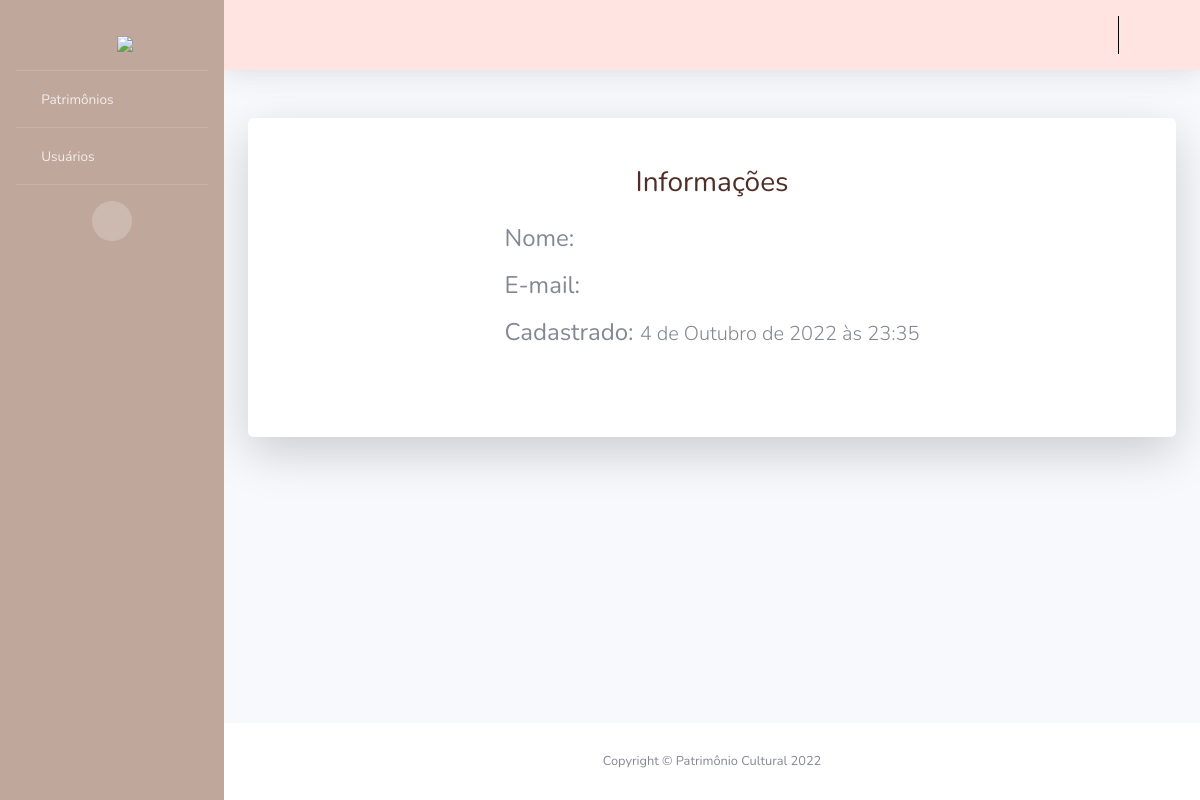
The app's page /showUsuario/1, older data.
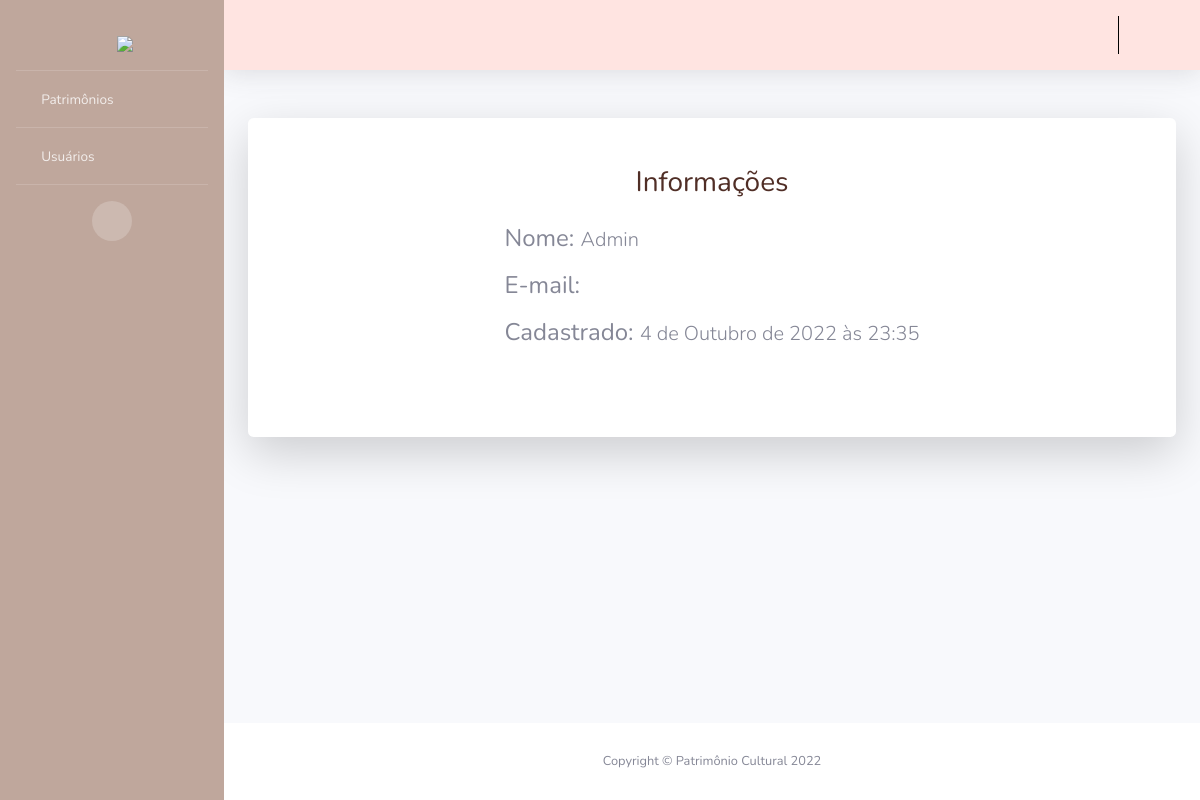
The same page, newer data.
### PC/models.py (models this page shows, shortened)
class Usuario(AbstractUser):
    cidade = models.CharField(max_length=100)
    choices_tipo = (
        ('S', 'Auxiliar'),
        ('A', 'Administrador')
        )
    tipo = models.CharField(max_length=1, choices=choices_tipo)

### PC/views.py (the view)
# urls.py: path('showUsuario/<int:id>', showU, name='url_showU'),
def showU(request,id):
    usuario = Usuario.objects.get(pk=id)
    pacote = {"usuario":usuario}
    return render(request,'showUser.html', pacote)

### PC/templates/showUser.html (shortened to what this page needs)
{% extends 'layouts/layout.html' %}
{% block conteudo %}
<div class="card o-hidden border-0 shadow-lg my-3">
    <div class="card-body p-0">
        <div class="row justify-content-center">
            <div class="">
                <div class="p-5">
                    <div class="text-center">
                        <h3 class="text-logo">Informações</h3>
                    </div>
                    <div class=" m-4">
                        <div class="media g-mb-30 media-comment">
                            <div class="media-body u-shadow-v18 g-bg-secondary g-pa-30">
                                <div class=" fs-0 mb-3 display-5">
                                    <span class="text-decoration-line-through h4"> Nome: </span>
                                    <span class="lead display-5">{{ usuario.get_full_name }}</span>
                                </div>
                                <div class=" fs-0 mb-3 display-5">
                                    <span class="text-decoration-line-through h4"> E-mail: </span>
                                </div>
                                <div class=" fs-0 mb-3 display-5">
                                    <span class="text-decoration-line-through h4"> Cadastrado: </span>
                                    <span class="lead display-5 ">{{ usuario.date_joined }}</span>
                                </div>
                            </div>
                        </div>
                    </div>
                </div>
            </div>
        </div>
    </div>
</div>
{% endblock %}

Row changes from the older to the newer data that the page shows:
changed Usuario: get_full_name (not shown) → "Admin"
